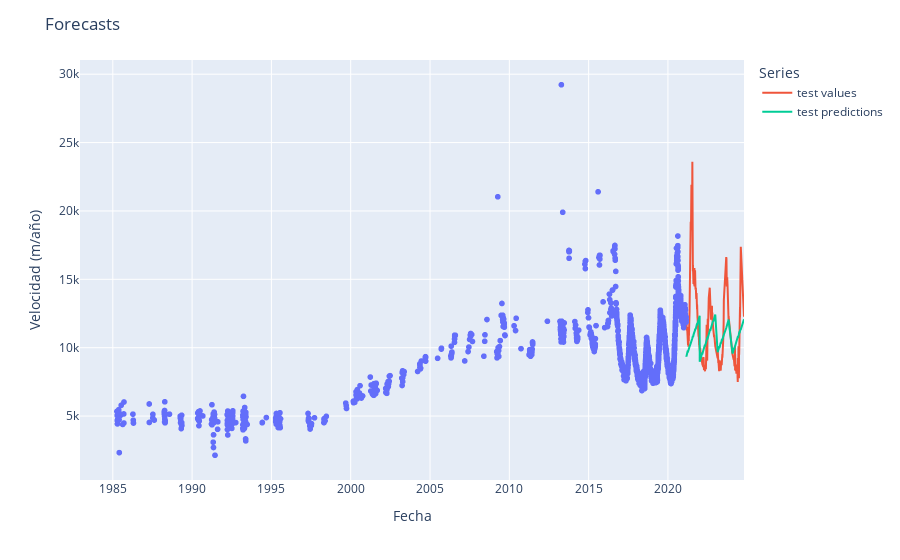

The notebook cell saved with this chart:
### Markdown cell above
## Predicción

### Code cell
X_test_ = sm.add_constant(X_test[["year", "month", "dayofyear"]])

y_test_preds = result.predict(X_test_)

fig = px.scatter(x=y_train.index, y=y_train)
fig.add_scatter(x=y_test.index, y=y_test, name='test values')
fig.add_scatter(x=y_test_preds.index, y=y_test_preds, name='test predictions')

fig.update_layout(
    title='Forecasts',
    xaxis_title='Fecha',
    yaxis_title='Velocidad (m/año)',
    legend_title='Series'
)
fig.show()

### Figure 1 — Plotly figure (JSON) as saved in the notebook; plotly's stock layout.template omitted (floating-point values rounded to 4 significant figures; data arrays with more than 128 entries replaced by an {"elided": "..."} marker saying what was removed)
{"data": [{"hovertemplate": "x=%{x}<br>y=%{y}<extra></extra>", "legendgroup": "", "marker": {"color": "#636efa", "symbol": "circle"}, "mode": "markers", "name": "", "showlegend": false, "type": "scattergl", "x": {"elided": "2408 str values"}, "xaxis": "x", "y": {"elided": "2408 int values"}, "yaxis": "y"}, {"name": "test values", "type": "scatter", "x": {"elided": "1241 str values"}, "y": {"elided": "1241 int values"}}, {"name": "test predictions", "type": "scatter", "x": {"elided": "1241 str values"}, "y": {"elided": "1241 float values"}}], "layout": {"legend": {"title": {"text": "Series"}, "tracegroupgap": 0}, "margin": {"t": 60}, "title": {"text": "Forecasts"}, "xaxis": {"anchor": "y", "domain": [0, 1], "title": {"text": "Fecha"}}, "yaxis": {"anchor": "x", "domain": [0, 1], "title": {"text": "Velocidad (m/año)"}}}}
